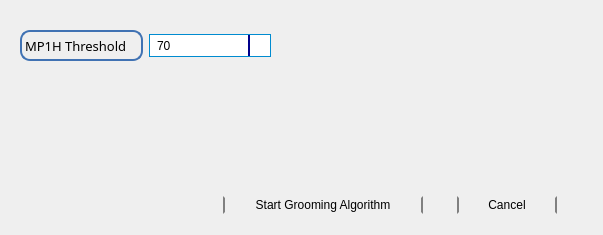
<?xml version="1.0" encoding="UTF-8"?>
<ui version="4.0">
 <class>Form</class>
 <widget class="QWidget" name="Form">
  <property name="geometry">
   <rect>
    <x>0</x>
    <y>0</y>
    <width>603</width>
    <height>235</height>
   </rect>
  </property>
  <property name="windowTitle">
   <string>Grooming Window</string>
  </property>
  <widget class="QWidget" name="layoutWidget">
   <property name="geometry">
    <rect>
     <x>20</x>
     <y>30</y>
     <width>251</width>
     <height>31</height>
    </rect>
   </property>
   <layout class="QHBoxLayout" name="horizontalLayout_2">
    <item>
     <widget class="QLabel" name="MP1HThreshold_label">
      <property name="font">
       <font>
        <family>Bahnschrift Condensed</family>
        <pointsize>10</pointsize>
        <weight>9</weight>
        <italic>false</italic>
        <bold>false</bold>
       </font>
      </property>
      <property name="styleSheet">
       <string notr="true">   QLabel {
    
    border-radius: 10px;
    
	
	
	font: 75 10pt &quot;Bahnschrift Condensed&quot;;
	
    border: 2px solid #8f8f91; min-width: 80px;
	border-color: #4072B3; 
}</string>
      </property>
      <property name="text">
       <string>MP1H Threshold</string>
      </property>
     </widget>
    </item>
    <item>
     <widget class="QComboBox" name="MP1H_Threshold_combobox">
      <property name="minimumSize">
       <size>
        <width>100</width>
        <height>0</height>
       </size>
      </property>
      <property name="font">
       <font>
        <family>IRANSans</family>
        <weight>75</weight>
        <bold>true</bold>
       </font>
      </property>
      <property name="styleSheet">
       <string notr="true">QComboBox {
    
    border-radius: 0px;
    padding: 1px 18px 1px 5px;
    min-width: 6em; 
    
	border:1px solid rgb(0, 139, 208);
	
   
	
}





/* QComboBox gets the &quot;on&quot; state when the popup is open */


QComboBox:on { /* shift the text when the popup opens */
    padding-top: 3px;
    padding-left: 4px;
}

QComboBox::drop-down {
    subcontrol-origin: padding;
    subcontrol-position: top right;
    width: 20px;
    
	
    border-left-width: 2px;
    border-left-color: darkblue;
    border-left-style: solid; /* just a single line */
    border-top-right-radius: 0px; /* same radius as the QComboBox */
    border-bottom-right-radius: 0px;
}

QComboBox::down-arrow {
   
	image: url(:/newPrefix/dropdown.png); 
    
	
}

QComboBox::down-arrow:on { /* shift the arrow when popup is open */
    
	
	image: url(:/newPrefix/dropup.png);
}


QComboBox QAbstractItemView {
    
	border-color:2px solid blue;
   
}</string>
      </property>
      <property name="editable">
       <bool>true</bool>
      </property>
      <property name="currentText">
       <string>70</string>
      </property>
      <property name="currentIndex">
       <number>6</number>
      </property>
      <item>
       <property name="text">
        <string>10</string>
       </property>
      </item>
      <item>
       <property name="text">
        <string>20</string>
       </property>
      </item>
      <item>
       <property name="text">
        <string>30</string>
       </property>
      </item>
      <item>
       <property name="text">
        <string>40</string>
       </property>
      </item>
      <item>
       <property name="text">
        <string>50</string>
       </property>
      </item>
      <item>
       <property name="text">
        <string>60</string>
       </property>
      </item>
      <item>
       <property name="text">
        <string>70</string>
       </property>
      </item>
      <item>
       <property name="text">
        <string>80</string>
       </property>
      </item>
      <item>
       <property name="text">
        <string>90</string>
       </property>
      </item>
      <item>
       <property name="text">
        <string>100</string>
       </property>
      </item>
     </widget>
    </item>
   </layout>
  </widget>
  <widget class="QWidget" name="layoutWidget">
   <property name="geometry">
    <rect>
     <x>195</x>
     <y>185</y>
     <width>391</width>
     <height>41</height>
    </rect>
   </property>
   <layout class="QGridLayout" name="gridLayout">
    <item row="0" column="0">
     <widget class="QPushButton" name="Start_Grooming_button">
      <property name="maximumSize">
       <size>
        <width>200</width>
        <height>16777215</height>
       </size>
      </property>
      <property name="styleSheet">
       <string notr="true">QPushButton {
	
	
	 
    font: 75 10pt &quot;Bahnschrift Condensed&quot;;
	
	
    border:2px solid black; min-width: 80px;
	border-color: dark gray; 
    border-radius: 25px;
}

QPushButton:pressed,hover {
    background-color: #EB8686; 
}
QPushButton:hover {
    background-color: #EB8686; 
}
QPushButton:flat {
    border: none; /* no border for a flat push button */
}

QPushButton:default {
    border-color: navy; /* make the default button prominent */
}</string>
      </property>
      <property name="text">
       <string>Start Grooming Algorithm</string>
      </property>
     </widget>
    </item>
    <item row="0" column="1">
     <widget class="QPushButton" name="Cancel_button">
      <property name="sizePolicy">
       <sizepolicy hsizetype="Fixed" vsizetype="Fixed">
        <horstretch>0</horstretch>
        <verstretch>0</verstretch>
       </sizepolicy>
      </property>
      <property name="minimumSize">
       <size>
        <width>84</width>
        <height>0</height>
       </size>
      </property>
      <property name="maximumSize">
       <size>
        <width>100</width>
        <height>16777215</height>
       </size>
      </property>
      <property name="styleSheet">
       <string notr="true">QPushButton {
	
	
	 
    font: 75 10pt &quot;Bahnschrift Condensed&quot;;
	
	
    border:2px solid black; min-width: 80px;
	border-color: dark gray; 
    border-radius: 25px;
}

QPushButton:pressed,hover {
    background-color: #EB8686; 
}
QPushButton:hover {
    background-color: #c0c0c0; 
}
QPushButton:flat {
    border: none; /* no border for a flat push button */
}

QPushButton:default {
    border-color: navy; /* make the default button prominent */
}</string>
      </property>
      <property name="text">
       <string>Cancel</string>
      </property>
     </widget>
    </item>
   </layout>
  </widget>
 </widget>
 <resources>
  <include location="iconresources.qrc"/>
 </resources>
 <connections/>
</ui>
